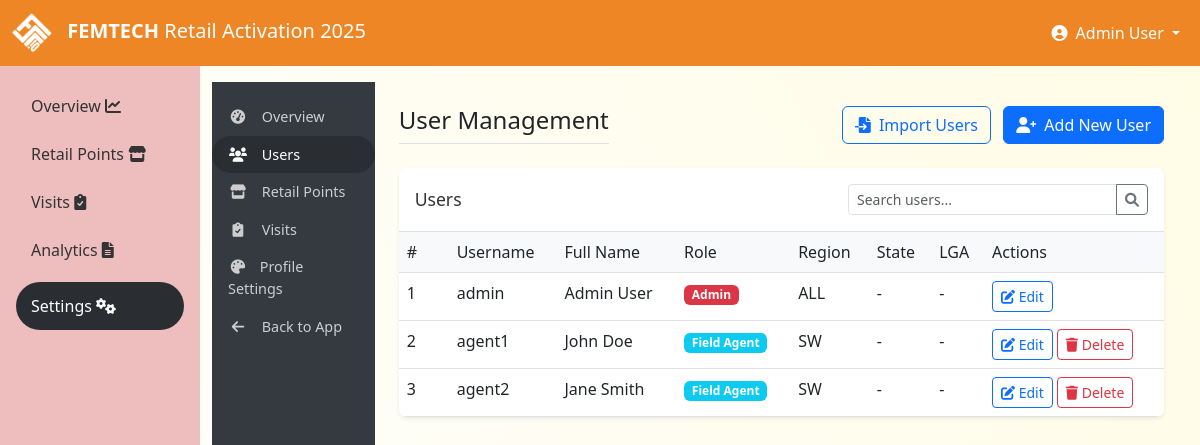
Page /admin/users (signed in) on the committed database.
### tables this page shows
CREATE TABLE profile (
        id INTEGER PRIMARY KEY,
        company_name TEXT NOT NULL DEFAULT 'DANGOTE',
        app_title TEXT NOT NULL DEFAULT 'POSM Retail Activation 2025',
        primary_color TEXT NOT NULL DEFAULT '#fdcc03',
        secondary_color TEXT NOT NULL DEFAULT '#f8f9fa',
        accent_color TEXT NOT NULL DEFAULT '#343a40',
        logo_path TEXT DEFAULT 'img/dangote-logo.png',
        favicon_path TEXT DEFAULT 'img/favicon.png',
        company_address TEXT,
        company_phone TEXT,
        company_email TEXT,
        company_website TEXT,
        footer_text TEXT,
        created_at TEXT DEFAULT CURRENT_TIMESTAMP,
        updated_at TEXT DEFAULT CURRENT_TIMESTAMP
    );

CREATE TABLE users (
        id INTEGER PRIMARY KEY,
        username TEXT UNIQUE,
        password TEXT,
        full_name TEXT,
        role TEXT,
        region TEXT,
        state TEXT,
        lga TEXT
    , is_active INTEGER DEFAULT 1, created_at TEXT, updated_at TEXT, last_login TEXT, failed_login_attempts INTEGER DEFAULT 0, locked_until TEXT, email TEXT, phone TEXT);

### app_admin.py (the view)
@admin_bp.route('/users')
@admin_required
def user_list():
    with get_db_connection() as conn:
        c = conn.cursor()
        c.execute("SELECT * FROM users ORDER BY username")
        users = c.fetchall()
    return render_template('admin/user_list.html', users=users)

### app.py (called while the page is built)
def register_request_hooks(app):
    @app.before_request
    def before_request():
        app.logger.debug(f"Request: {request.method} {request.url} from {request.remote_addr}")
        import uuid
        request.id = str(uuid.uuid4())[:8]
    @app.after_request
    def after_request(response):
        app.logger.debug(f"Response: {response.status_code} for {request.method} {request.url}")
        response.headers['X-Request-ID'] = getattr(request, 'id', 'unknown')
        return response
    @app.teardown_appcontext
    def teardown_db(exception):
        if exception:
            app.logger.error(f"Request teardown with exception: {str(exception)}")

### app_admin.py (called while the page is built)
@contextmanager
def get_db_connection():
    conn = sqlite3.connect('maindatabase.db')
    conn.row_factory = sqlite3.Row
    try:
        yield conn
    except Exception:
        conn.rollback()
        raise
    finally:
        conn.close()

def admin_required(f):
    @functools.wraps(f)
    def decorated_function(*args, **kwargs):
        if 'user_id' not in session or session.get('role') != 'admin':
            flash('Admin access required', 'danger')
            return redirect(url_for('login'))
        return f(*args, **kwargs)
    return decorated_function

### pykes/config.py (called while the page is built)
    @staticmethod
    def init_app(app):
        upload_path = Path(app.config['UPLOAD_FOLDER'])
        upload_path.mkdir(parents=True, exist_ok=True)
        @app.after_request
        def security_headers(response):
            response.headers['X-Content-Type-Options'] = 'nosniff'
            response.headers['X-Frame-Options'] = 'DENY'
            response.headers['X-XSS-Protection'] = '1; mode=block'
            if app.config['SESSION_COOKIE_SECURE']:
                response.headers['Strict-Transport-Security'] = 'max-age=31536000; includeSubDomains'
            return response

### pykes/logging_config.py (called while the page is built)
    def format(self, record):
        if hasattr(record, 'request_id'):
            record.msg = f"[{record.request_id}] {record.msg}"
        log_color = self.COLORS.get(record.levelno, '')
        record.levelname = f"{log_color}{record.levelname}{self.RESET}"
        return super().format(record)

### templates/admin/user_list.html (shortened to what this page needs)
{% extends 'admin/base_admin.html' %}
{% block admin_content %}
<div class="d-flex justify-content-between align-items-center mb-4">
    <h1 class="admin-title mb-0">User Management</h1>
    <div>
        <a href="{{ url_for('admin.user_import') }}" class="btn btn-outline-primary me-2">
            <i class="fas fa-file-import me-1"></i> Import Users
        </a>
        <a href="{{ url_for('admin.user_new') }}" class="btn btn-primary">
            <i class="fas fa-user-plus me-1"></i> Add New User
        </a>
    </div>
</div>
<div class="card admin-card">
    <div class="card-header d-flex justify-content-between align-items-center">
        <h5 class="card-title mb-0">Users</h5>
        <div class="input-group" style="width: 300px">
            <input type="text" class="form-control form-control-sm" id="userSearch" placeholder="Search users...">
            <button class="btn btn-sm btn-outline-secondary" type="button">
                <i class="fas fa-search"></i>
            </button>
        </div>
    </div>
    <div class="card-body p-0">
        <div class="table-responsive">
            <table class="table table-hover admin-table mb-0" id="userTable">
                <thead>
                    <tr>
                        <th style="width: 50px">#</th>
                        <th>Username</th>
                        <th>Full Name</th>
                        <th>Role</th>
                        <th>Region</th>
                        <th>State</th>
                        <th>LGA</th>
                        <th style="width: 180px">Actions</th>
                    </tr>
                </thead>
                <tbody>
                    {% for user in users %}
                    <tr>
                        <td>{{ user.id }}</td>
                        <td>{{ user.username }}</td>
                        <td>{{ user.full_name }}</td>
                        <td>
                            {% if user.role == 'admin' %}
                            <span class="badge bg-danger">Admin</span>
                            {% else %}
                            <span class="badge bg-info">Field Agent</span>
                            {% endif %}
                        </td>
                        <td>{{ user.region }}</td>
                        <td>{{ user.state or '-' }}</td>
                        <td>{{ user.lga or '-' }}</td>
                        <td>
                            <a href="{{ url_for('admin.user_edit', user_id=user.id) }}" class="btn btn-sm btn-outline-primary">
                                <i class="fas fa-edit"></i> Edit
                            </a>
                            {% if user.id != session.user_id %}
                            <button type="button" class="btn btn-sm btn-outline-danger"
                                    data-bs-toggle="modal" data-bs-target="#deleteModal{{ user.id }}">
                                <i class="fas fa-trash"></i> Delete
                            </button>
                            {% endif %}
                        </td>
                    </tr>
                    {% else %}
                    <tr>
                        <td colspan="8" class="text-center py-3">No users found</td>
                    </tr>
                    {% endfor %}
                </tbody>
            </table>
        </div>
    </div>
</div>
{% endblock %}

### templates/base.html (shortened to what this page needs)
<!DOCTYPE html>
<html lang="en">
<head>
    <link href="https://cdn.jsdelivr.net/npm/bootstrap@5.3.0-alpha1/dist/css/bootstrap.min.css" rel="stylesheet">
    <link rel="stylesheet" href="https://cdnjs.cloudflare.com/ajax/libs/font-awesome/6.0.0/css/all.min.css">
</head>
<body>
    <nav class="navbar navbar-expand-lg navbar-dark bg-primary-dangote">
        <div class="container-fluid">
            <a class="navbar-brand" href="/">
                {% if profile.logo_path %}
                    <img src="{{ url_for('static', filename=profile.logo_path) }}" alt="{{ profile.company_name }} Logo" class="login-logo">
                {% else %}
                    <img src="{{ url_for('static', filename='img/dangote-logo.png') }}" alt="{{ profile.company_name }} Logo" class="login-logo">
                {% endif %}
                <span class="logo-text">{{ profile.company_name }}</span> <span class="d-none d-md-inline">{{ profile.app_title.split('POSM')[-1].strip() if 'POSM' in profile.app_title else 'Retail Activation 2025' }}</span>
            </a>
            <div class="collapse navbar-collapse" id="navbarNav">
                <ul class="navbar-nav ms-auto">
                    {% if session.user_id %}
                    <li class="nav-item dropdown">
                        <a class="nav-link dropdown-toggle text-white" href="#" id="navbarDropdown" role="button" data-bs-toggle="dropdown">
                            <i class="fas fa-user-circle me-1"></i> {{ session.full_name }}
                        </a>
                    </li>
                    {% endif %}
                </ul>
            </div>
        </div>
    </nav>
    <div class="container-fluid">
        <div class="row">
            {% if session.user_id %}
            <div class="col-md-2 sidebar p-0 d-none d-md-block">
                <div class="d-flex flex-column p-3">
                    <ul class="nav nav-pills flex-column mb-auto">
                        <li class="nav-item">
                            <a href="{{ url_for('index') }}" class="nav-link {% if request.path == url_for('index') %}active{% endif %}">
                                Overview  <i class="fas fa-chart-line me-2"></i>
                            </a>
                        </li>
                        <li class="nav-item">
                            <a href="{{ url_for('outlets') }}" class="nav-link {% if request.path == url_for('outlets') %}active{% endif %}">
                                Retail Points  <i class="fas fa-store me-2"></i>
                            </a>
                        </li>
                        <li class="nav-item">
                            <a href="{{ url_for('executions') }}" class="nav-link {% if request.path == url_for('executions') %}active{% endif %}">
                                Visits  <i class="fas fa-clipboard-check me-2"></i>
                            </a>
                        </li>
                        <li class="nav-item">
                            <a href="{{ url_for('reports') }}" class="nav-link {% if request.path == url_for('reports') %}active{% endif %}">
                                Analytics  <i class="fas fa-file-alt me-2"></i>
                            </a>
                        </li>
                        {% if session.role == 'admin' %}
                        <li class="nav-item mt-2">
                            <a href="{{ url_for('admin.admin_dashboard') }}" class="nav-link {% if '/admin' in request.path %}active{% endif %}">
                                Settings  <i class="fas fa-cogs me-2"></i>
                            </a>
                        </li>
                        {% endif %}
                    </ul>
                </div>
            </div>
            <div class="col-md-10 pt-3 main-content">
            {% else %}
            <div class="col-12 pt-3 main-content">
            {% endif %}
                {% block content %}{% endblock %}
            </div>
        </div>
    </div>
</body>
</html>

### rows in the picture
profile: logo_path (picture), company_name "FEMTECH", app_title "Retail Activation 2025"
users: full_name "Admin User", id "1", username "admin", role "Admin", region "ALL", state "-", lga "-"
users: id "2", username "agent1", full_name "John Doe", role "Field Agent", region "SW", state "-", lga "-"
users: id "3", username "agent2", full_name "Jane Smith", role "Field Agent", region "SW", state "-", lga "-"
